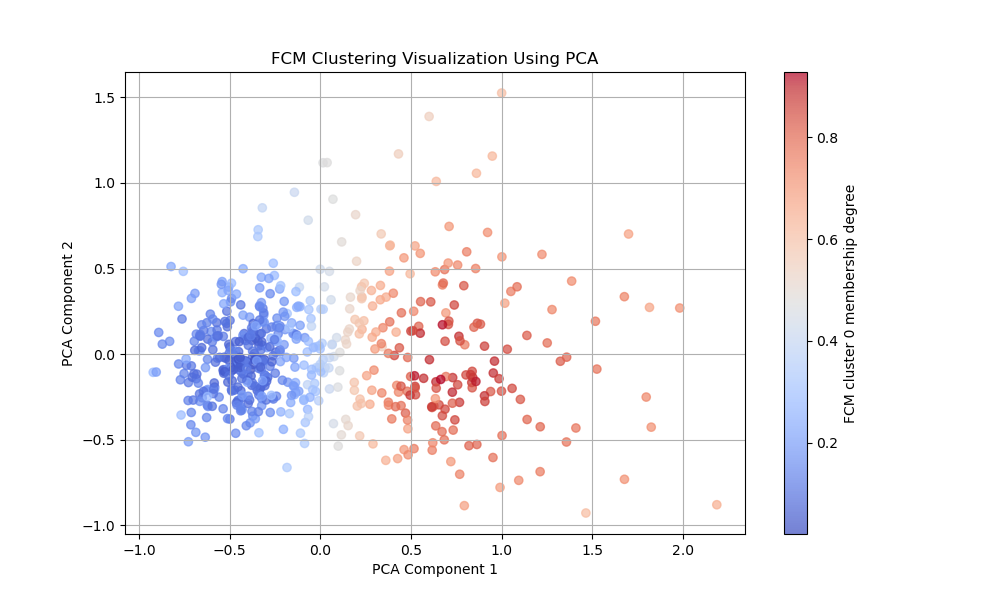

Recreate this plot in Python.
from ucimlrepo import fetch_ucirepo
import numpy as np
import pandas as pd
import matplotlib.pyplot as plt
from sklearn.decomposition import PCA

breast_cancer_wisconsin_diagnostic = fetch_ucirepo(id=17)
X = breast_cancer_wisconsin_diagnostic.data.features.values
y = breast_cancer_wisconsin_diagnostic.data.targets.values.ravel()


X_min = X.min(axis=0)
X_max = X.max(axis=0)
X_norm = (X - X_min) / (X_max - X_min + 1e-8)


class FCM:
    def __init__(self, n_clusters=2, m=2, max_iter=150, error=1e-5):
        self.n_clusters = n_clusters
        self.m = m
        self.max_iter = max_iter
        self.error = error
    def fit(self, X):
        N = X.shape[0]
        C = self.n_clusters
        U = np.random.dirichlet(np.ones(C), size=N)
        for _ in range(self.max_iter):
            U_old = U.copy()
            centers = (U**self.m).T @ X / np.sum(U**self.m, axis=0)[:,None]
            dist = np.zeros((N, C))
            for k in range(C):
                dist[:,k] = np.linalg.norm(X - centers[k], axis=1)
            dist = np.fmax(dist, 1e-10)
            U = 1.0 / (dist[:,:,None] / dist[:,None,:])**(2/(self.m-1))
            U = U.sum(axis=2)
            U = 1.0 / U
            if np.linalg.norm(U - U_old) < self.error:
                break
        self.U = U
        self.centers = centers
    def predict_proba(self, X):
        N = X.shape[0]
        C = self.n_clusters
        dist = np.zeros((N, C))
        for k in range(C):
            dist[:,k] = np.linalg.norm(X - self.centers[k], axis=1)
        dist = np.fmax(dist, 1e-10)
        U = 1.0 / (dist[:,:,None] / dist[:,None,:])**(2/(self.m-1))
        U = U.sum(axis=2)
        U = 1.0 / U
        return U



if __name__ == "__main__":
    fcm = FCM(n_clusters=2)
    fcm.fit(X_norm)
    fcm_proba = fcm.predict_proba(X_norm)
    fcm_df = pd.DataFrame(X, columns=breast_cancer_wisconsin_diagnostic.data.features.columns)
    fcm_df['label'] = y
    fcm_df['fcm_proba_0'] = fcm_proba[:,0]
    fcm_df['fcm_proba_1'] = fcm_proba[:,1]
    fcm_df.to_csv('breast_cancer_fcm.csv', index=False, encoding='utf-8-sig')

    # 利用PCA降维至2D
    pca = PCA(n_components=2)
    X_pca = pca.fit_transform(X_norm)

    # 选出FCM对各类的隶属度（概率）
    fcm_proba_0 = fcm_proba[:, 0]
    fcm_proba_1 = fcm_proba[:, 1]

    plt.figure(figsize=(10, 6))

    # 根据第一个聚类中心的隶属度绘制，颜色渐变显示隶属程度
    scatter = plt.scatter(X_pca[:, 0], X_pca[:, 1], c=fcm_proba_0, cmap='coolwarm', alpha=0.7)
    plt.colorbar(scatter, label='FCM cluster 0 membership degree')

    plt.title('FCM Clustering Visualization Using PCA')
    plt.xlabel('PCA Component 1')
    plt.ylabel('PCA Component 2')
    plt.grid(True)
    plt.show()
